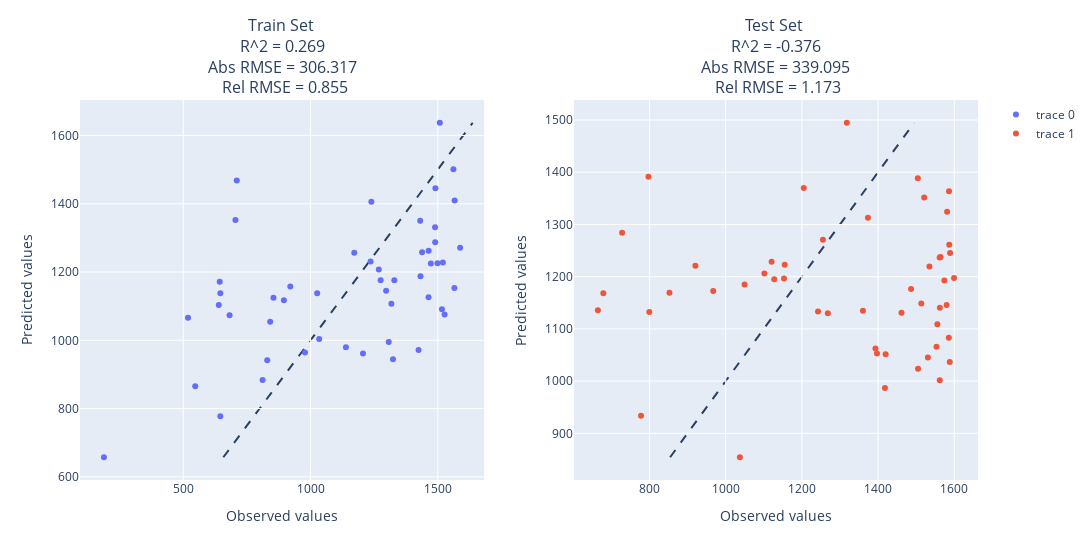

Notebook code for this chart:
### Markdown cell above
### Test

### Code cell
# Make predictions
X = doe
y = tar
yhat = pipe.predict(X)
X_test = doe_test
y_test = tar_test
yhat_test = pipe.predict(X_test)


# Calculate error metrics
train_r2 = round(pipe.score(X, y), 3)
train_abs_rmse = round(root_mean_squared_error(y, yhat), 3)
train_rel_rmse = round(
	root_mean_squared_error(y, yhat) / np.std(np.array(y)), 3
)
test_r2 = round(pipe.score(X_test, y_test), 3)
test_abs_rmse = round(root_mean_squared_error(y_test, yhat_test), 3)
test_rel_rmse = round(
	root_mean_squared_error(y_test, yhat_test) / np.std(np.array(y_test)),
	3,
)

# Plot
plot_pls_model_eval(
    y, yhat, y_test, yhat_test,
    train_r2=train_r2,
    test_r2=test_r2,
    train_abs_rmse=train_abs_rmse,
    test_abs_rmse=test_abs_rmse,
    train_rel_rmse=train_rel_rmse,
    test_rel_rmse=test_rel_rmse,
)

### Figure 1 — Plotly figure (JSON) as saved in the notebook; plotly's stock layout.template omitted (floating-point values rounded to 4 significant figures)
{"data": [{"mode": "markers", "type": "scatter", "x": [1565.0, 854.4, 1206.0, 1588.0, 811.6, 841.5, 645.9, 978.3, 1026.0, 1307.0, 1034.0, 1268.0, 1490.0, 1520.0, 1329.0, 1431.0, 1566.0, 1438.0, 829.9, 705.0, 1432.0, 188.4, 1499.0, 920.6, 1489.0, 1236.0, 1324.0, 1491.0, 1318.0, 1464.0, 645.6, 518.7, 1508.0, 681.9, 643.3, 1172.0, 1527.0, 710.2, 547.1, 1239.0, 1276.0, 1516.0, 1473.0, 1561.0, 895.4, 1139.0, 1424.0, 1464.0, 639.5, 1297.0], "xaxis": "x", "y": [1154.0, 1124.0, 961.1, 1271.0, 883.8, 1054.0, 1138.0, 964.2, 1138.0, 994.9, 1004.0, 1208.0, 1287.0, 1228.0, 1176.0, 1350.0, 1409.0, 1258.0, 941.2, 1352.0, 1188.0, 657.4, 1225.0, 1158.0, 1331.0, 1230.0, 944.1, 1445.0, 1107.0, 1126.0, 777.8, 1066.0, 1637.0, 1073.0, 1172.0, 1257.0, 1075.0, 1468.0, 865.3, 1406.0, 1176.0, 1091.0, 1225.0, 1501.0, 1117.0, 979.4, 971.4, 1262.0, 1103.0, 1145.0], "yaxis": "y"}, {"mode": "markers", "type": "scatter", "x": [1487.0, 852.5, 1553.0, 1562.0, 1562.0, 1556.0, 664.6, 1588.0, 1574.0, 1393.0, 1586.0, 1535.0, 1587.0, 1121.0, 967.4, 1581.0, 1521.0, 1255.0, 1505.0, 728.3, 1127.0, 1037.0, 1153.0, 1599.0, 1373.0, 1589.0, 1397.0, 1586.0, 1268.0, 1580.0, 777.9, 1462.0, 1318.0, 1514.0, 679.0, 920.6, 1242.0, 797.4, 1418.0, 1205.0, 1155.0, 1360.0, 1102.0, 1504.0, 799.7, 1531.0, 1420.0, 1564.0, 1562.0, 1050.0], "xaxis": "x2", "y": [1176.0, 1169.0, 1066.0, 1237.0, 1002.0, 1109.0, 1136.0, 1037.0, 1192.0, 1063.0, 1083.0, 1220.0, 1261.0, 1228.0, 1173.0, 1324.0, 1352.0, 1271.0, 1024.0, 1284.0, 1195.0, 854.2, 1197.0, 1197.0, 1313.0, 1246.0, 1053.0, 1364.0, 1130.0, 1146.0, 933.6, 1131.0, 1495.0, 1149.0, 1168.0, 1221.0, 1133.0, 1391.0, 987.0, 1370.0, 1223.0, 1135.0, 1206.0, 1388.0, 1132.0, 1045.0, 1052.0, 1238.0, 1140.0, 1185.0], "yaxis": "y2"}], "layout": {"annotations": [{"font": {"size": 16}, "showarrow": false, "text": "Train Set <br> R^2 = 0.269 <br> Abs RMSE = 306.317 <br> Rel RMSE = 0.855", "x": 0.225, "xanchor": "center", "xref": "paper", "y": 1, "yanchor": "bottom", "yref": "paper"}, {"font": {"size": 16}, "showarrow": false, "text": "Test Set <br> R^2 = -0.376 <br> Abs RMSE = 339.095 <br> Rel RMSE = 1.173", "x": 0.775, "xanchor": "center", "xref": "paper", "y": 1, "yanchor": "bottom", "yref": "paper"}], "shapes": [{"layer": "below", "line": {"dash": "dash"}, "type": "line", "x0": 657.4, "x1": 1637.0, "y0": 657.4, "y1": 1637.0}, {"layer": "below", "line": {"dash": "dash"}, "type": "line", "x0": 854.2, "x1": 1495.0, "xref": "x2", "y0": 854.2, "y1": 1495.0, "yref": "y2"}], "width": 1600, "xaxis": {"anchor": "y", "domain": [0, 0.45], "title": {"text": "Observed values"}}, "xaxis2": {"anchor": "y2", "domain": [0.55, 1], "title": {"text": "Observed values"}}, "yaxis": {"anchor": "x", "domain": [0, 1], "title": {"text": "Predicted values"}}, "yaxis2": {"anchor": "x2", "domain": [0, 1], "title": {"text": "Predicted values"}}}}
